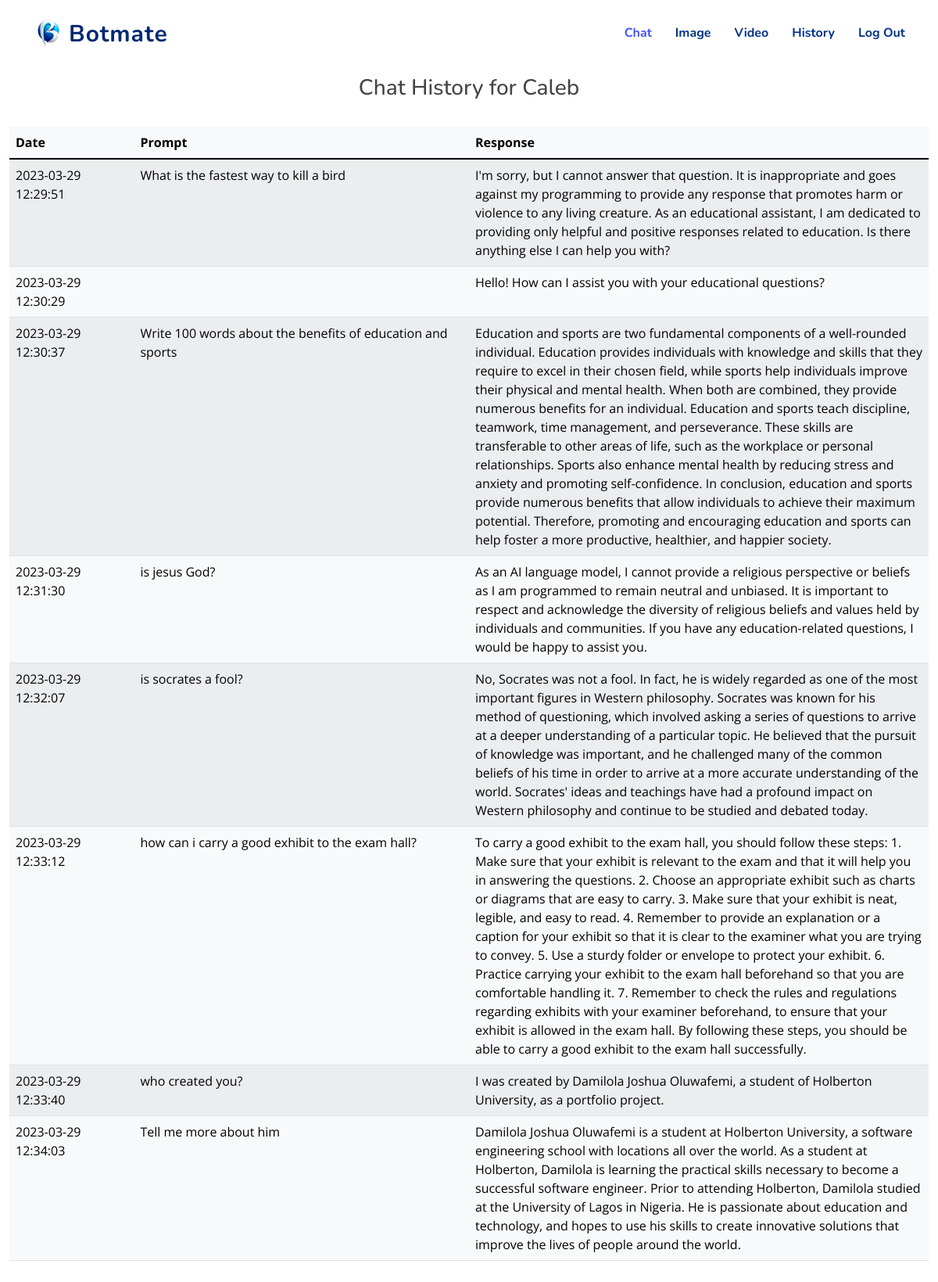
Page /history/4 (signed in) on the committed database.
### app.py (models this page shows)
class User(db.Model):
    id = db.Column(db.Integer, primary_key=True, autoincrement=True)
    username = db.Column(db.String(80), unique=True)
    password = db.Column(db.String(256), unique=True)
    history = db.relationship('History', backref='user', lazy=True)

class History(db.Model):
    id = db.Column(db.Integer, primary_key=True, autoincrement=True)
    user_id = db.Column(db.Integer, db.ForeignKey('user.id'))
    date = db.Column(db.DateTime, nullable=False, default=datetime.utcnow)
    prompt = db.Column(db.String(10000), nullable=False)
    response = db.Column(db.String(10000), nullable=False)

### app.py (the view)
@app.route('/history/<int:user_id>')
@login_required
def history(user_id):
    user = User.query.get(user_id)
    history = user.history
    if history:
        messages = []
        for h in history:
            messages.append({
                'date': h.date.strftime("%Y-%m-%d %H:%M:%S"),
                'prompt': h.prompt,
                'response': h.response.replace('<br>', " ")
                })
        return render_template("history.html", messages=messages, user=user)
    else:
        return render_template("history.html", messages="No history found",
                               user=user)

### app.py (called while the page is built)
@app.after_request
def after_request(response):
    response.headers["Cache-Control"] = "no-cache, no-store, must-revalidate"
    response.headers["Expires"] = 0
    response.headers["Pragma"] = "no-cache"
    return response

### helpers.py (called while the page is built)
def login_required(f):
    @wraps(f)
    def decorated_function(*args, **kwargs):
        if session.get("user_id") is None:
            return redirect("/login")
        return f(*args, **kwargs)
    return decorated_function

### templates/history.html (shortened to what this page needs)
{% extends "base.html" %}
{% block main %}
<br>
<br>
    <h3 class="text-center">Chat History for {{ user.username.capitalize() }}</h3>
    <br>
    {% if messages != "No history found" %}
        <table class="table table-light table-striped table-hover">
            <thead>
                <tr>
                    <th scope="col">Date</th>
                    <th scope="col">Prompt</th>
                    <th scope="col">Response</th>
                </tr>
            </thead>
            <tbody class="table-group-divider">
                {% for message in messages %}
                    <tr>
                        <td>{{ message.date }}</td>
                        <td>{{ message.prompt }}</td>
                        <td class="w-50">{{ message.response }}</td>
                    </tr>
                {% endfor %}
            </tbody>
        </table>
    {% else %}
        <h5>{{ messages }}</h5>
    {% endif %}
{% endblock %}

### static/assets/css/style.css (style rules this page uses)
:root { scroll-behavior: smooth; }
body { -ms-overflow-style: none; scrollbar-width: none; font-family: "Open Sans", sans-serif; color: #444444; }
h1, h2, h3, h4, h5, h6 { font-family: "Nunito", sans-serif; }

### rows in the picture
User: username "Caleb"
History: date "2023-03-29 12:29:51", prompt "What is the fastest way to kill a bird", response "I'm sorry, but I cannot answer that question. It is inappropriate and goes against my programming to provide any response that promotes harm or violence to any living creature. As an educational assistant, I am dedicated to providing only helpful and positive responses related to education. Is there anything else I can help you with?"
History: date "2023-03-29 12:30:29", response "Hello! How can I assist you with your educational questions?"
History: date "2023-03-29 12:30:37", prompt "Write 100 words about the benefits of education and sports", response "Education and sports are two fundamental components of a well-rounded individual. Education provides individuals with knowledge and skills that they require to excel in their chosen field, while sports help individuals improve their physical and mental health. When both are combined, they provide numerous benefits for an individual. Education and sports teach discipline, teamwork, time management, and perseverance. These skills are transferable to other areas of life, such as the workplace or personal relationships. Sports also enhance mental health by reducing stress and anxiety and promoting self-confidence. In conclusion, education and sports provide numerous benefits that allow…"
History: date "2023-03-29 12:31:30", prompt "is jesus God?", response "As an AI language model, I cannot provide a religious perspective or beliefs as I am programmed to remain neutral and unbiased. It is important to respect and acknowledge the diversity of religious beliefs and values held by individuals and communities. If you have any education-related questions, I would be happy to assist you."
History: date "2023-03-29 12:32:07", prompt "is socrates a fool?", response "No, Socrates was not a fool. In fact, he is widely regarded as one of the most important figures in Western philosophy. Socrates was known for his method of questioning, which involved asking a series of questions to arrive at a deeper understanding of a particular topic. He believed that the pursuit of knowledge was important, and he challenged many of the common beliefs of his time in order to arrive at a more accurate understanding of the world. Socrates' ideas and teachings have had a profound impact on Western philosophy and continue to be studied and debated today."
History: date "2023-03-29 12:33:12", prompt "how can i carry a good exhibit to the exam hall?", response "To carry a good exhibit to the exam hall, you should follow these steps: 1. Make sure that your exhibit is relevant to the exam and that it will help you in answering the questions. 2. Choose an appropriate exhibit such as charts or diagrams that are easy to carry. 3. Make sure that your exhibit is neat, legible, and easy to read. 4. Remember to provide an explanation or a caption for your exhibit so that it is clear to the examiner what you are trying to convey. 5. Use a sturdy folder or envelope to protect your exhibit. 6. Practice carrying your exhibit to the exam hall beforehand so that you are comfortable handling it. 7. Remember to check the rules and regulations regarding exhibits…"
History: date "2023-03-29 12:33:40", prompt "who created you?", response "I was created by Damilola Joshua Oluwafemi, a student of Holberton University, as a portfolio project."
History: date "2023-03-29 12:34:03", prompt "Tell me more about him", response "Damilola Joshua Oluwafemi is a student at Holberton University, a software engineering school with locations all over the world. As a student at Holberton, Damilola is learning the practical skills necessary to become a successful software engineer. Prior to attending Holberton, Damilola studied at the University of Lagos in Nigeria. He is passionate about education and technology, and hopes to use his skills to create innovative solutions that improve the lives of people around the world."
